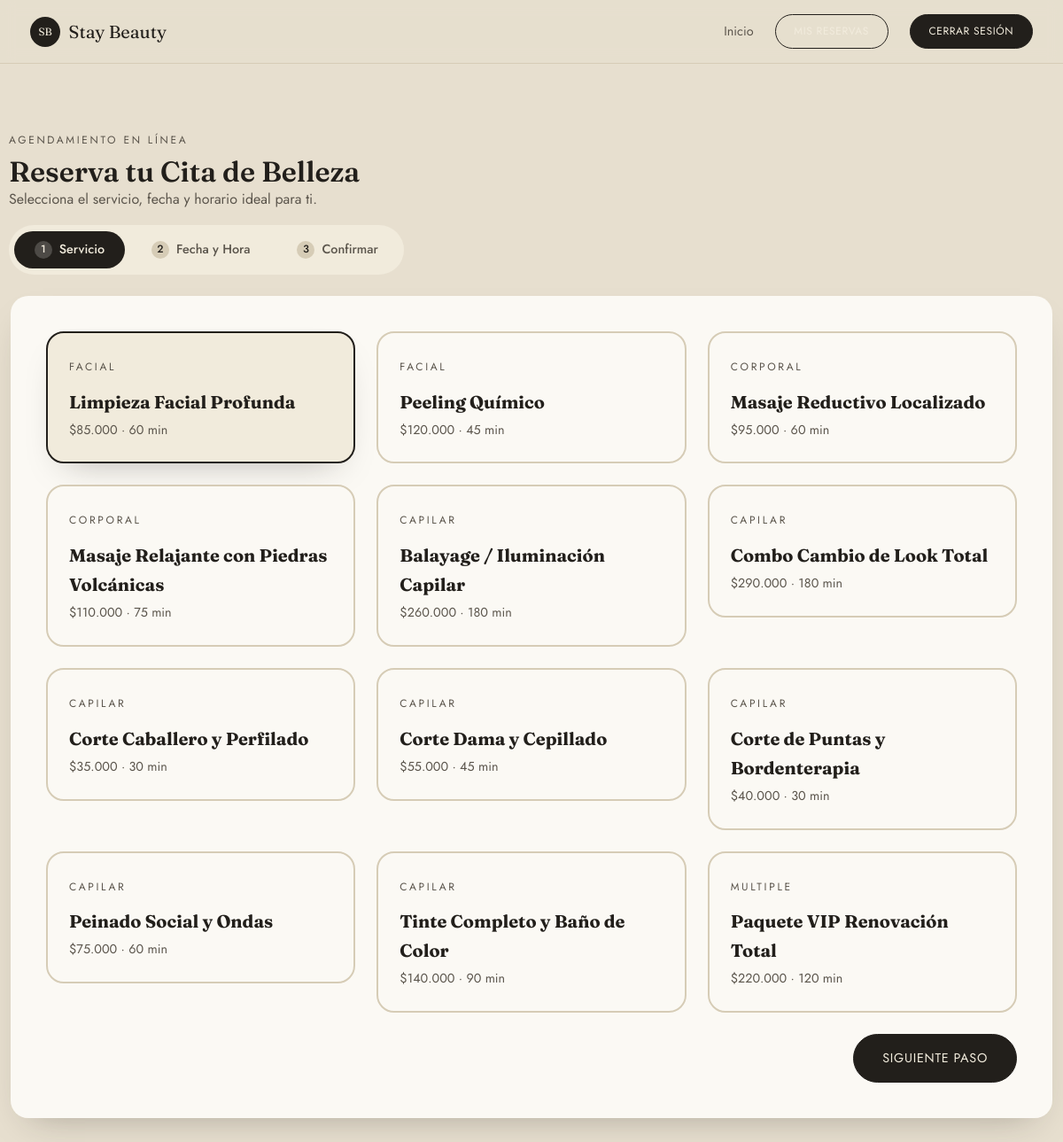
The page /reserva.php (signed in) on the database its author committed.
### tables this page shows
CREATE TABLE `servicio` (
  `id_servicio` int(11) NOT NULL,
  `nombre` varchar(100) NOT NULL,
  `descripcion` text DEFAULT NULL,
  `categoria` enum('FACIAL','CORPORAL','CAPILAR','MULTIPLE') NOT NULL,
  `tipo_servicio` enum('SIMPLE','PAQUETE') NOT NULL DEFAULT 'SIMPLE',
  `precio_actual` decimal(10,2) NOT NULL,
  `duracion_minutos` int(11) NOT NULL,
  `activo` tinyint(1) NOT NULL DEFAULT 1
);

### reserva.php (the view, shortened to what this page needs)
<?php
require_once 'conexion.php';
$sesionActiva = isset($_SESSION['usuario_id']) || isset($_SESSION['id_usuario']);
$serviciosBD = [];
if ($sesionActiva) {
    try {
        if (isset($pdo) && $pdo instanceof PDO) {
            $stmtServicios = $pdo->prepare("SELECT id_servicio, nombre, descripcion, categoria, tipo_servicio, precio_actual AS precio, duracion_minutos AS duracion, activo FROM servicio WHERE activo = 1 ORDER BY categoria ASC, nombre ASC");
            $stmtServicios->execute();
            $serviciosBD = $stmtServicios->fetchAll(PDO::FETCH_ASSOC);
        }
    } catch (PDOException $e) {
        error_log("Error al consultar la base de datos en reserva.php: " . $e->getMessage());
    }
}
?>
<!DOCTYPE html>
<html lang="es">
<head>
    <link rel="stylesheet" href="styles.css?v=11<?= time() ?>">
</head>
<body>
    <header class="nav">
        <div class="container nav__inner">
            <a href="index.php" class="nav__brand">
                <span class="nav__brand-mark">SB</span>
                <span class="nav__brand-text">Stay Beauty</span>
            </a>
            <nav class="nav__links">
                <a href="index.php">Inicio</a>
                <?php if ($sesionActiva): ?>
                    <a href="miPanel.php" class="btn btn-outline btn-sm">Mis Reservas</a>
                    <a href="login.php?action=logout" class="btn btn-sm">Cerrar Sesión</a>
                <?php else: ?>
                    <a href="login.php" class="btn btn-sm">Iniciar Sesión</a>
                <?php endif; ?>
            </nav>
        </div>
    </header>
    <main class="container section">
        <header class="page-header">
            <span class="eyebrow">Agendamiento en línea</span>
            <h1>Reserva tu Cita de Belleza</h1>
            <p>Selecciona el servicio, fecha y horario ideal para ti.</p>
        </header>
        <?php if (!$sesionActiva): ?>
            <div class="alert alert-info">
                <p><strong>Atención:</strong> Debes <a href="login.php" class="link-btn">iniciar sesión</a> para completar la reserva.</p>
            </div>
        <?php else: ?>
            <div id="flujo-reserva">
                <div class="stepper">
                    <div class="stepper__step is-active" data-step="1">
                        <span class="stepper__dot">1</span>
                        <span>Servicio</span>
                    </div>
                    <div class="stepper__step" data-step="2">
                        <span class="stepper__dot">2</span>
                        <span>Fecha y Hora</span>
                    </div>
                    <div class="stepper__step" data-step="3">
                        <span class="stepper__dot">3</span>
                        <span>Confirmar</span>
                    </div>
                </div>
                <form id="form-reserva" action="guardarReserva.php" method="POST" class="booking__form">
                    <fieldset class="booking__panel is-active" data-panel="1">
                        <div class="booking__services" id="booking-services">
                            <?php foreach ($serviciosBD as $servicio): ?>
                                <div class="service-option"
                                     data-categoria="<?= strtolower(htmlspecialchars($servicio['categoria'])) ?>"
                                     data-nombre="<?= htmlspecialchars($servicio['nombre']) ?>"
                                     data-precio="<?= $servicio['precio'] ?>"
                                     data-duracion="<?= $servicio['duracion'] ?>">
                                    <label for="srv_<?= $servicio['id_servicio'] ?>">
                                        <span class="eyebrow"><?= htmlspecialchars($servicio['categoria']) ?></span>
                                        <strong><?= htmlspecialchars($servicio['nombre']) ?></strong>
                                        <span class="price">$<?= number_format($servicio['precio'], 0, ',', '.') ?> &middot; <?= $servicio['duracion'] ?> min</span>
                                    </label>
                                </div>
                            <?php endforeach; ?>
                        </div>
                        <div class="booking__actions">
                            <button type="button" class="btn" data-next>Siguiente paso</button>
                        </div>
                    </fieldset>
                </form>
            </div>
        <?php endif; ?>
    </main>
</body>
</html>

### rows shown on the page
servicio: categoria "FACIAL", nombre "Limpieza Facial Profunda", precio_actual "85.000", duracion_minutos "60"
servicio: categoria "FACIAL", nombre "Peeling Químico", precio_actual "120.000", duracion_minutos "45"
servicio: categoria "CORPORAL", nombre "Masaje Reductivo Localizado", precio_actual "95.000", duracion_minutos "60"
servicio: categoria "CORPORAL", nombre "Masaje Relajante con Piedras Volcánicas", precio_actual "110.000", duracion_minutos "75"
servicio: categoria "CAPILAR", nombre "Balayage / Iluminación Capilar", precio_actual "260.000", duracion_minutos "180"
servicio: categoria "CAPILAR", nombre "Combo Cambio de Look Total", precio_actual "290.000", duracion_minutos "180"
servicio: categoria "CAPILAR", nombre "Corte Caballero y Perfilado", precio_actual "35.000", duracion_minutos "30"
servicio: categoria "CAPILAR", nombre "Corte Dama y Cepillado", precio_actual "55.000", duracion_minutos "45"
servicio: categoria "CAPILAR", nombre "Corte de Puntas y Bordenterapia", precio_actual "40.000", duracion_minutos "30"
servicio: categoria "CAPILAR", nombre "Peinado Social y Ondas", precio_actual "75.000", duracion_minutos "60"
servicio: categoria "CAPILAR", nombre "Tinte Completo y Baño de Color", precio_actual "140.000", duracion_minutos "90"
servicio: categoria "MULTIPLE", nombre "Paquete VIP Renovación Total", precio_actual "220.000", duracion_minutos "120"
